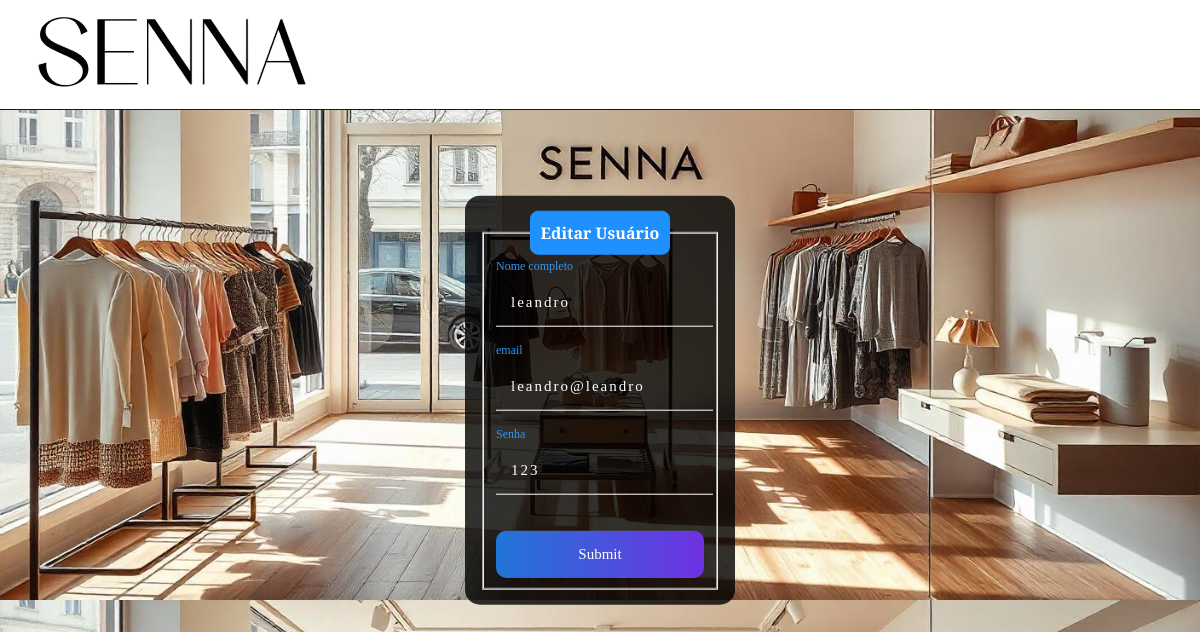
Screenshot of /edit.php?user_id=7 with the database file from the repository.
### tables this page shows
CREATE TABLE `user` (
  `user_id` int(11) NOT NULL,
  `user_nome` text NOT NULL,
  `email` varchar(550) NOT NULL,
  `senha` varchar(550) NOT NULL,
  `admin` tinyint(1) DEFAULT NULL
);

### edit.php (the view, shortened to what this page needs)
<?php
    include_once('config.php');
    if(!empty($_GET['user_id']))
    {
        $user_id = $_GET['user_id'];
        $sqlSelect = "SELECT * FROM user WHERE user_id = $user_id";
        $result = $conexao->query($sqlSelect);
        if($result->num_rows > 0)
        {
            while($user_data = mysqli_fetch_assoc($result))
            {
                $user_nome = $user_data['user_nome'];
                $senha = $user_data['senha'];
                $email = $user_data['email'];
            }
        }
        else
        {
            header('Location: login.html');
        }
    }
    else
    {
        header('Location: login.html');
    }
?>
<!DOCTYPE html>
<html lang="pt-br">
    <link rel="stylesheet" href="assets/css/form.css">
</head>
<body>
    <header class="cabecalho">
    <a href="perfil.php"><img src="assets/images/icones/header-logo.png" alt=""></a>
    </header>
    <div class="box">
        <form action="saveEdit.php" method="POST">
            <fieldset>
                <legend><b>Editar Usuário</b></legend>
                <br>
                <div class="inputBox">
                    <input type="text" name="user_nome" id="nome" class="inputUser" value=<?php echo $user_nome;?> required>
                    <label for="nome" class="labelInput">Nome completo</label>
                </div>
                <br><br>
                <div class="inputBox">
                    <input type="text" name="email" id="email" class="inputUser" value=<?php echo $email;?> required>
                    <label for="email" class="labelInput">email</label>
                </div>
                <br><br>
                <div class="inputBox">
                    <input type="text" name="senha" id="senha" class="inputUser" value=<?php echo $senha;?> required>
                    <label for="senha" class="labelInput">Senha</label>
                </div>
                <br><br>
                <input type="submit" name="update" id="submit">
            </fieldset>
        </form>
    </div>
</body>
</html>

### assets/css/form.css (style rules this page uses)
body { background-image: url(../images/fundo/fundo-login\(outro\).jpeg); background-size: cover; margin: 0; padding: 0; box-sizing: border-box; }
input { padding: 15px; border: none; font-family: "Cinzel", serif; outline: none; font-size: 15px; }
.cabecalho { height: auto; background-color: rgb(255, 255, 255); display: flex; flex: 1 1 90vw; border-bottom: 1px solid rgb(26, 25, 25); }
.box { color: white; position: absolute; top: 50%; left: 50%; font-family: "Cinzel", serif; transform: translate(-50%, -50%); background-color: rgba(0, 0, 0, 0.805); padding: 15px; border-radius: 15px; width: 20%; }
legend { border: 1px solid dodgerblue; padding: 10px; text-align: center; background-color: dodgerblue; border-radius: 8px; }
.inputBox { position: relative; width: 90%; }
.inputUser { background: none; border: none; border-bottom: 1px solid white; outline: none; color: white; font-size: 15px; width: 100%; letter-spacing: 2px; }
.labelInput { position: absolute; top: 0px; left: 0px; pointer-events: none; transition: .5s; }
.inputUser:focus~.labelInput, .inputUser:valid~.labelInput { top: -20px; font-size: 12px; color: rgb(47, 150, 252); }
#submit { background-image: linear-gradient(to right, rgb(32, 118, 215), rgb(111, 49, 226)); width: 100%; border: none; padding: 15px; color: white; font-size: 15px; cursor: pointer; border-radius: 10px; }

### rows the page displays
user: user_nome "leandro", email "leandro@leandro", senha "123"
